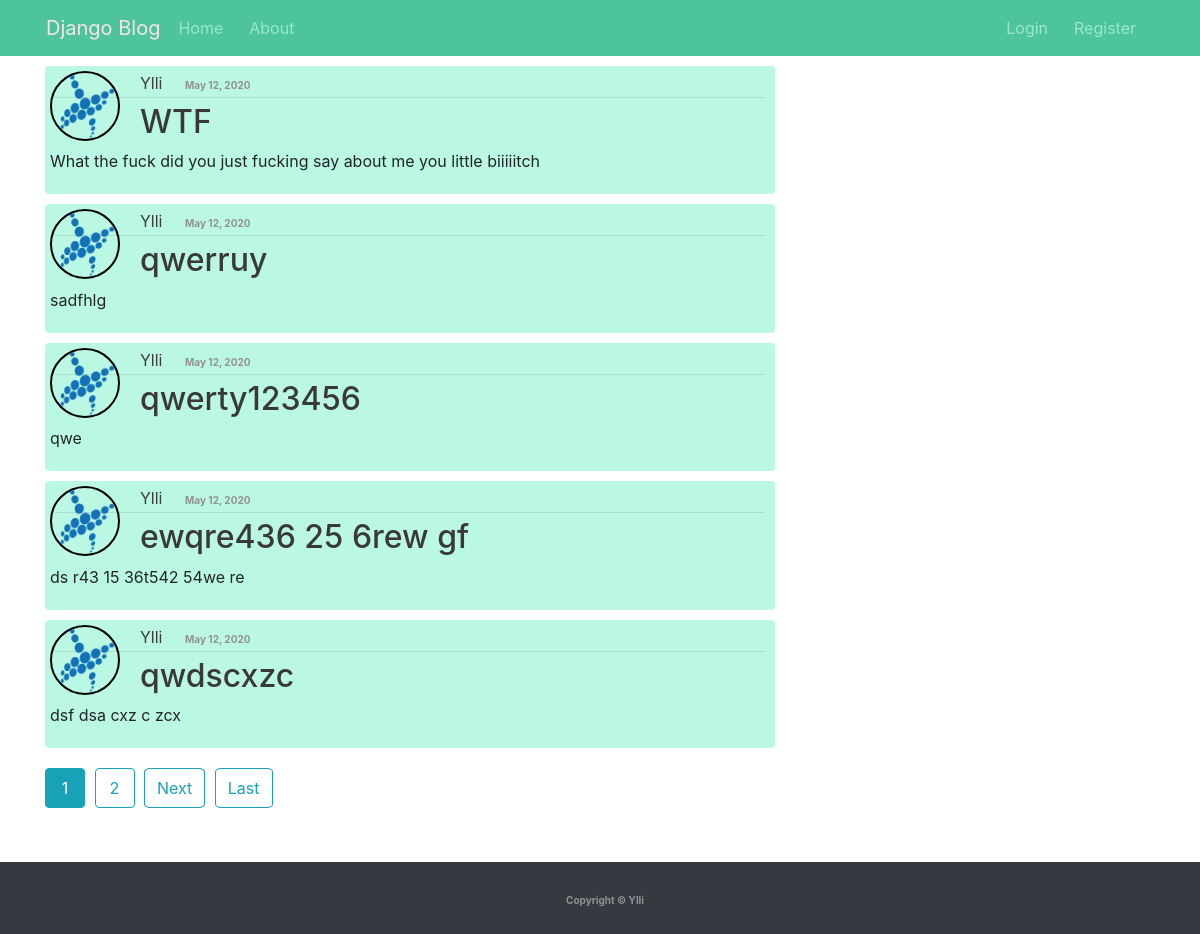
The page / on the database its author committed.
### blog/models.py (models this page shows, shortened)
class Post(models.Model):
    title = models.CharField(max_length=100)
    content = models.TextField()
    datePosted = models.DateTimeField(default=timezone.now)
    author = models.ForeignKey(User, on_delete=models.CASCADE)

### users/models.py (models this page shows, shortened)
class Profile(models.Model):
    user = models.OneToOneField(User, on_delete=models.CASCADE)
    image = models.ImageField(default='default.png',
                              upload_to='profile_pics')
    description = models.TextField(max_length=400, blank=True)

### blog/views.py (the view)
# urls.py: path("", PostListView.as_view(), name = "blogHome"),
class PostListView(ListView):
	model = Post
	template_name = "blog/home.html"
	context_object_name = 'posts'
	ordering = ['-datePosted']
	paginate_by = 5

### blog/templates/blog/home.html (shortened to what this page needs)
{% extends "blog/base.html" %}
{% block content %}
    {% for post in posts %}
        <article >
            <div class="media-body">
                <img class="rounded-cirle account-post-img" src="{{ post.author.profile.image.url }}" alt="">
                <div>
                    <a href="{% url 'userPost' post.author.username %}" class="mr-2 authors">{{ post.author }}</a>
                    <small>{{post.datePosted|date:"F d, Y"}}</small>
                </div>
                <hr>
                <h2><a class="post-link" href="{% url 'postDetail' post.id %}">{{ post.title }}</a></h2>
                <p>{{ post.content }}</p>
            </div>
        </article>
    {% endfor %}
    {% if is_paginated %}
        <div class="pageSelect">
            {% for num in page_obj.paginator.page_range %}
                {% if page_obj.number == num %}
                    <div><a class="btn btn-info mb-4" href="?page={{ num }}">{{ num }}</a></div>
                {% elif num > page_obj.number|add:"-3" and num < page_obj.number|add:"3" %}
                    <div><a class="btn btn-outline-info mb-4" href="?page={{ num }}">{{ num }}</a></div>
                {% endif %}
            {% endfor %}
            {% if page_obj.has_next %}
                <div><a class="btn btn-outline-info mb-4" href="?page={{ page_obj.next_page_number }}">Next</a></div>
                <div><a class="btn btn-outline-info mb-4" href="?page={{ page_obj.paginator.num_pages }}">Last</a></div>
        {% endif %}
        </div>
    {% endif %}
{% endblock content%}

### blog/templates/blog/base.html (shortened to what this page needs)
{% load static %}
<!DOCTYPE html>
<html>
    <head>
        <link rel="stylesheet" href="https://stackpath.bootstrapcdn.com/bootstrap/4.4.1/css/bootstrap.min.css">
        <link rel="stylesheet" type="text/css" href="{% static 'blog/main.css' %}">
    </head>
    <body>
        <header>
            <nav class="navbar navbar-expand-lg container">
                <a class="navbar-brand" href="{% url 'blogHome' %}">Django Blog</a>
                <div class="collapse navbar-collapse" id="navbarText">
                  <ul class="navbar-nav mr-auto">
                    <li class="nav-item">
                        <a class="nav-link" href="{% url 'blogHome' %}">Home</a>
                    </li>
                    <li class="nav-item">
                        <a class="nav-link" href="{% url 'blogAbout' %}">About</a>
                    </li>
                  </ul>
                </div>
                <div class="Login">
                    <ul class="navbar-nav">
                        {% if user.is_authenticated %}
                        <li class="nav-item">
                            <a class="nav-link profile-page-picture" href="{% url 'profile' %}" style="background-image: url({{ user.profile.image.url }});"></a>
                        </li>
                        <li class="nav-item">
                            <a class="nav-link" href="{% url 'logout' %}">Logout</a>
                        </li>
                        {% else %}
                            <li class="nav-item">
                                <a class="nav-link" href="{% url 'login' %}">Login</a>
                            </li>
                            <li class="nav-item">
                                <a class="nav-link" href="{% url 'register' %}">Register</a>
                            </li>
                        {% endif %}
                    </ul>
                </div>
              </nav>
        </header>
        <section class="container">
            <div class="row">
                <div class="col-lg-8">
                    {% block content %}{% endblock %}
                </div>
            </div>
        </section>
        <footer id="sticky-footer" class="py-4 mt-5 bg-dark text-white-50">
            <div class="container text-center">
              <small>Copyright &copy; Ylli</small>
            </div>
          </footer>
    </body>
</html>

### blog/static/blog/main.css (style rules this page uses)
:root { --smthTrans: 0.1s ease-in-out; }
header { background-color: rgb(78, 196, 156); }
a { text-decoration: none !important; }
header a { color: rgb(154, 231, 206); margin-right: 10px !important; transition: 0.1s ease-in-out; }
header a:hover, .navbar-brand { color: rgb(245, 229, 229); }
article { margin-top: 10px; }
article .media-body { background-color: rgb(187, 248, 228); border-radius: 4px; padding: 5px; }
.media-body a { color: rgb(58, 57, 57); }
.authors { color: rgb(61, 61, 61) !important; }
.media-body hr { margin-top: 2px !important; margin: 5px; }
small { margin-left: 10px; font-size: 10px; color: #919191; font-weight: bold; transition: 0.1s ease-in-out; }
.account-img , .account-post-img,.profile-page-picture { display: inline-block; width: 125px; height: 125px; border: 2px solid black; border-radius: 50%; object-fit: cover; margin-right: 20px; transition: var(--smthTrans); }
.account-post-img { width: 70px; height: 70px; float: left; margin-bottom: 5px; }
.post-link { transition: var(--smthTrans); }
.media-body p { white-space: initial; word-wrap: break-word }
.pageSelect { margin-top: 20px; }
.pageSelect div { display: inline-block !important; margin-right: 5px; text-align: center; }
.pageSelect div a { display: table-cell; vertical-align: middle; border-radius: 10%; min-width: 40px; height: 40px; }

### rows shown on the page
Post: author.profile.image (picture), author "Ylli", datePosted "May 12, 2020", title "WTF", content "What the fuck did you just fucking say about me you little biiiiitch"
Post: author.profile.image (picture), author "Ylli", datePosted "May 12, 2020", title "qwerruy", content "sadfhlg"
Post: author.profile.image (picture), author "Ylli", datePosted "May 12, 2020", title "qwerty123456", content "qwe"
Post: author.profile.image (picture), author "Ylli", datePosted "May 12, 2020", title "ewqre436 25 6rew gf", content "ds r43 15 36t542 54we re"
Post: author.profile.image (picture), author "Ylli", datePosted "May 12, 2020", title "qwdscxzc", content "dsf dsa cxz c zcx"

### other values the page prints
{{ num }} "1"
{{ num }} "2"
